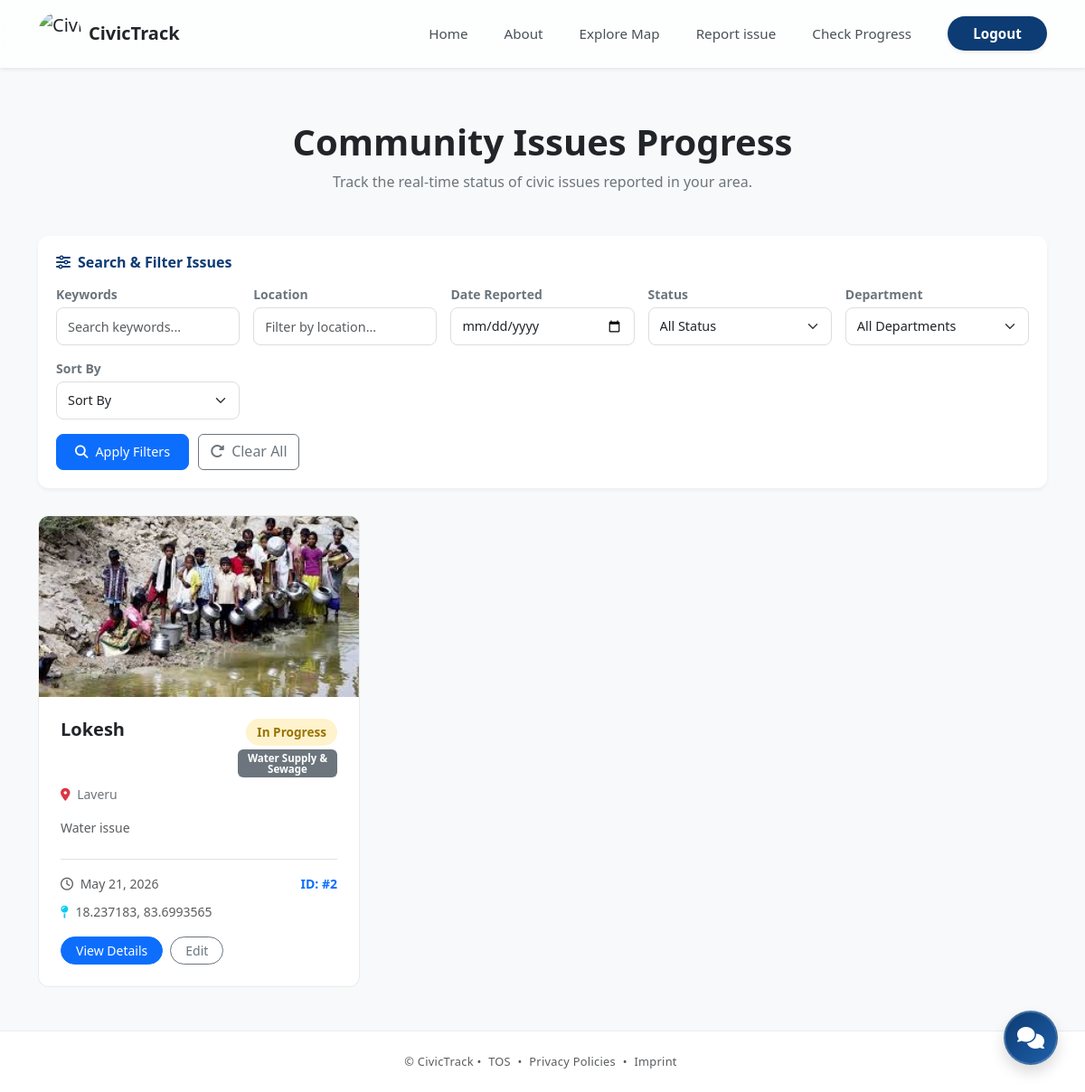
The app's page /progress/ (signed in) with its own data.
### issues/models.py (models this page shows, shortened)
class CivicIssue(models.Model):
    name = models.CharField(max_length=150)
    origin_location = models.CharField(max_length=255)
    issue_details = models.TextField()
    uploaded_image = models.ImageField(upload_to='civic_issues_gallery/', blank=False, null=False)
    created_at = models.DateTimeField(auto_now_add=True)
    status = models.CharField(max_length=20, default='Open')
    user = models.ForeignKey(User, on_delete=models.CASCADE, null=True, blank=True)
    latitude = models.FloatField(null=True, blank=True)
    longitude = models.FloatField(null=True, blank=True)
    votes = models.ManyToManyField(User, related_name='voted_issues', blank=True)
    DEPARTMENT_CHOICES = [
        ('Water', 'Water Supply & Sewage'),
        ('Roads', 'Roads & Traffic'),
        ('Sanitation', 'Sanitation & Waste'),
        ('Electricity', 'Electricity & Lighting'),
        ('Health', 'Public Health & Safety'),
        ('Other', 'Other/General'),
    ]
    assigned_department = models.CharField(
        max_length=50,
        choices=DEPARTMENT_CHOICES,
        default='Other',
        blank=True,
        null=True
    )

### issues/views.py (the view)
# urls.py: path('progress/', views.check_progress_view, name='check_progress'),
def check_progress_view(request):
    search = request.GET.get('search', '').strip()
    status = request.GET.get('status', '').strip()
    location = request.GET.get('location', '').strip()
    date_str = request.GET.get('date', '').strip()
    sort = request.GET.get('sort', '').strip()
    department = request.GET.get('department', '').strip()
    issues = CivicIssue.objects.all()
    if search:
        issues = issues.filter(Q(name__icontains=search) | Q(issue_details__icontains=search))
    if location:
        issues = issues.filter(origin_location__icontains=location)
    if status:
        issues = issues.filter(status=status)
    if department:
        issues = issues.filter(assigned_department=department)
    if date_str:
        try:
            issues = issues.filter(created_at__date=date_str)
        except (ValueError, TypeError):
            pass
    if sort == 'oldest':
        issues = issues.order_by('created_at')
    elif sort == 'title':
        issues = issues.order_by('name')
    else:
        issues = issues.order_by('-created_at')
    total_count = CivicIssue.objects.count()
    filtered_count = issues.count()
    paginator = Paginator(issues, 6)
    page_number = request.GET.get('page')
    page_obj = paginator.get_page(page_number)
    query_params = request.GET.copy()
    if 'page' in query_params:
        del query_params['page']
    query_string = query_params.urlencode()
    return render(request, 'check_progress.html', {
        'issues': page_obj,
        'search': search,
        'status': status,
        'location': location,
        'date': date_str,
        'sort': sort,
        'department': department,
        'department_choices': CivicIssue.DEPARTMENT_CHOICES,
        'total_count': total_count,
        'filtered_count': filtered_count,
        'query_string': query_string,
    })

### templates/check_progress.html (shortened to what this page needs)
<!DOCTYPE html>
<html lang="en">
<head>
    <link href="https://cdn.jsdelivr.net/npm/bootstrap@5.3.8/dist/css/bootstrap.min.css" rel="stylesheet"
>
</head>
<body class="bg-light" style="padding-top: 85px;">
    {% include 'navbar.html' %}
    <div class="container py-5" style="min-height: 70vh;">
        <div class="text-center mb-5">
            <h1 class="fw-bold text-dark">Community Issues Progress</h1>
            <p class="text-secondary">Track the real-time status of civic issues reported in your area.</p>
        </div>
        <div class="filter-section">
            <h6><i class="fa-solid fa-sliders me-2"></i>Search & Filter Issues</h6>
            <form method="GET" id="filterForm">
                <div class="filter-row" style="grid-template-columns: repeat(auto-fit, minmax(180px, 1fr));">
                    <div class="d-flex flex-column">
                        <label class="form-label small fw-semibold text-secondary mb-1">Keywords</label>
                        <input type="text" name="search" placeholder="Search keywords..."
                               value="{{ search }}" class="form-control">
                    </div>
                    <div class="d-flex flex-column">
                        <label class="form-label small fw-semibold text-secondary mb-1">Location</label>
                        <input type="text" name="location" placeholder="Filter by location..."
                               value="{{ location }}" class="form-control">
                    </div>
                    <div class="d-flex flex-column">
                        <label class="form-label small fw-semibold text-secondary mb-1">Date Reported</label>
                        <input type="date" name="date" value="{{ date }}" class="form-control">
                    </div>
                    <div class="d-flex flex-column">
                        <label class="form-label small fw-semibold text-secondary mb-1">Status</label>
                        <select name="status" class="form-select">
                            <option value="">All Status</option>
                        </select>
                    </div>
                    <div class="d-flex flex-column">
                        <label class="form-label small fw-semibold text-secondary mb-1">Department</label>
                        <select name="department" class="form-select">
                            <option value="">All Departments</option>
                        </select>
                    </div>
                    <div class="d-flex flex-column">
                        <label class="form-label small fw-semibold text-secondary mb-1">Sort By</label>
                        <select name="sort" class="form-select">
                            <option value="">Sort By</option>
                        </select>
                    </div>
                </div>
                <div class="filter-buttons mt-3">
                    <button type="submit" class="btn btn-primary">
                        <i class="fa-solid fa-magnifying-glass me-2"></i>Apply Filters
                    </button>
                    <a href="{% url 'check_progress' %}" class="btn btn-outline-secondary">
                        <i class="fa-solid fa-rotate-right me-2"></i>Clear All
                    </a>
                </div>
            </form>
        </div>
        <div class="row row-cols-1 row-cols-md-2 row-cols-lg-3 g-4">
            {% for issue in issues %}
            <div class="col">
                <div class="issue-card h-100 d-flex flex-column">
                    {% if issue.uploaded_image %}
                    <img src="{{ issue.uploaded_image.url }}" class="card-img-top" alt="Issue Image" style="height: 200px; object-fit: cover;">
                    {% else %}
                    <div class="bg-secondary bg-opacity-10 d-flex align-items-center justify-content-center" style="height: 200px;">
                        <i class="fa-solid fa-image text-secondary fs-1 opacity-50"></i>
                    </div>
                    {% endif %}
                    <div class="p-4 d-flex flex-column flex-grow-1">
                        <div class="d-flex justify-content-between align-items-start mb-2">
                            <a href="{% url 'issue_detail' issue.id %}" class="text-decoration-none text-dark hover-primary text-truncate" style="max-width: 65%;">
                                <h5 class="fw-bold mb-0 text-truncate" title="{{ issue.name }}">{{ issue.name }}</h5>
                            </a>
                            <div class="d-flex flex-column align-items-end gap-1">
                                {% if issue.status == 'Resolved' %}
                                <span class="status-badge status-resolved">Resolved</span>
                                {% elif issue.status == 'In Progress' %}
                                <span class="status-badge status-in-progress">In Progress</span>
                                {% else %}
                                <span class="status-badge status-open">Open</span>
                                {% endif %}
                                <span class="badge bg-secondary text-wrap" style="font-size: 0.72rem; max-width: 110px;">{{ issue.get_assigned_department_display }}</span>
                            </div>
                        </div>
                        <p class="text-secondary small fw-medium mb-3">
                            <i class="fa-solid fa-location-dot me-1 text-danger"></i> {{ issue.origin_location }}
                        </p>
                        <p class="text-muted small flex-grow-1 mb-4" style="display: -webkit-box; -webkit-line-clamp: 3; -webkit-box-orient: vertical; overflow: hidden;">
                            {{ issue.issue_details }}
                        </p>
                        <div class="mt-auto d-flex justify-content-between align-items-center border-top pt-3 mb-2">
                            <small class="text-muted"><i class="fa-regular fa-clock me-1"></i> {{ issue.created_at|date:"M d, Y" }}</small>
                            <a href="{% url 'issue_detail' issue.id %}" class="text-primary fw-semibold small text-decoration-none">ID: #{{ issue.id }}</a>
                        </div>
                        {% if issue.latitude and issue.longitude %}
                        <div class="mb-2">
                            <small class="text-muted"><i class="fa-solid fa-map-pin me-1 text-info"></i> {{ issue.latitude }}, {{ issue.longitude }}</small>
                        </div>
                        {% endif %}
                        <div class="mt-2 d-flex gap-2 align-items-center flex-wrap">
                            <a href="{% url 'issue_detail' issue.id %}" class="btn btn-sm btn-primary rounded-pill px-3">View Details</a>
                            {% if user.is_authenticated %}
                                {% if issue.user == user or user.is_staff or user.is_superuser %}
                                <a href="{% url 'update' issue.id %}" class="btn btn-sm btn-outline-secondary rounded-pill px-3">Edit</a>
                                {% endif %}
                            {% endif %}
                        </div>
                    </div>
                </div>
            </div>
            {% endfor %}
        </div>
    </div>
    <footer class="w-100 text-center py-4 border-top border-light-subtle bg-white mt-auto">
        <p class="text-muted small mb-0 fw-medium" style="font-size: 0.8rem; letter-spacing: 0.3px;">
            &copy; CivicTrack &bull; <a href="{% url 'terms_of_service' %}" class="text-muted text-decoration-none mx-1 link-primary">TOS</a>
            &bull; <a href="{% url 'privacy_policy' %}" class="text-muted text-decoration-none mx-1 link-primary">Privacy Policies</a> &bull; <a
                href="{% url 'imprint' %}" class="text-muted text-decoration-none mx-1 link-primary">Imprint</a>
        </p>
    </footer>
</body>
</html>

### templates/check_progress.html (style rules this page uses)
.issue-card { transition: transform 0.2s ease-in-out, box-shadow 0.2s ease-in-out; border-radius: 12px; overflow: hidden; border: 1px solid rgba(0,0,0,0.08); background-color: white; }
.status-badge { font-weight: 600; padding: 5px 12px; border-radius: 20px; font-size: 0.85rem; }
.filter-section { background: white; padding: 20px; border-radius: 12px; box-shadow: 0 2px 4px rgba(0,0,0,0.05); margin-bottom: 30px; }
.filter-section h6 { color: #0d3b73; font-weight: 600; margin-bottom: 15px; }
.filter-row { display: grid; grid-template-columns: repeat(auto-fit, minmax(200px, 1fr)); gap: 15px; margin-bottom: 15px; }
.filter-row input, .filter-row select { height: 42px; border-radius: 8px; border: 1px solid #ddd; padding: 8px 12px; font-size: 0.9rem; }
.filter-buttons { display: flex; gap: 10px; flex-wrap: wrap; }
.filter-buttons button { padding: 8px 20px; border-radius: 8px; font-size: 0.9rem; }
.status-in-progress { background-color: #fff3cd; color: #997404; }

### templates/navbar.html (style rules this page uses)
html { scroll-behavior: smooth; scroll-padding-top: 85px; }
* { font-family: 'Segoe UI', Tahoma, Geneva, Verdana, sans-serif; }

### records on screen
CivicIssue: uploaded_image (picture), name "Lokesh", status "In Progress", assigned_department "Water Supply & Sewage", origin_location "Laveru", issue_details "Water issue", created_at "May 21, 2026", id "2", latitude "18.237183", longitude "83.6993565", shows "Edit"
